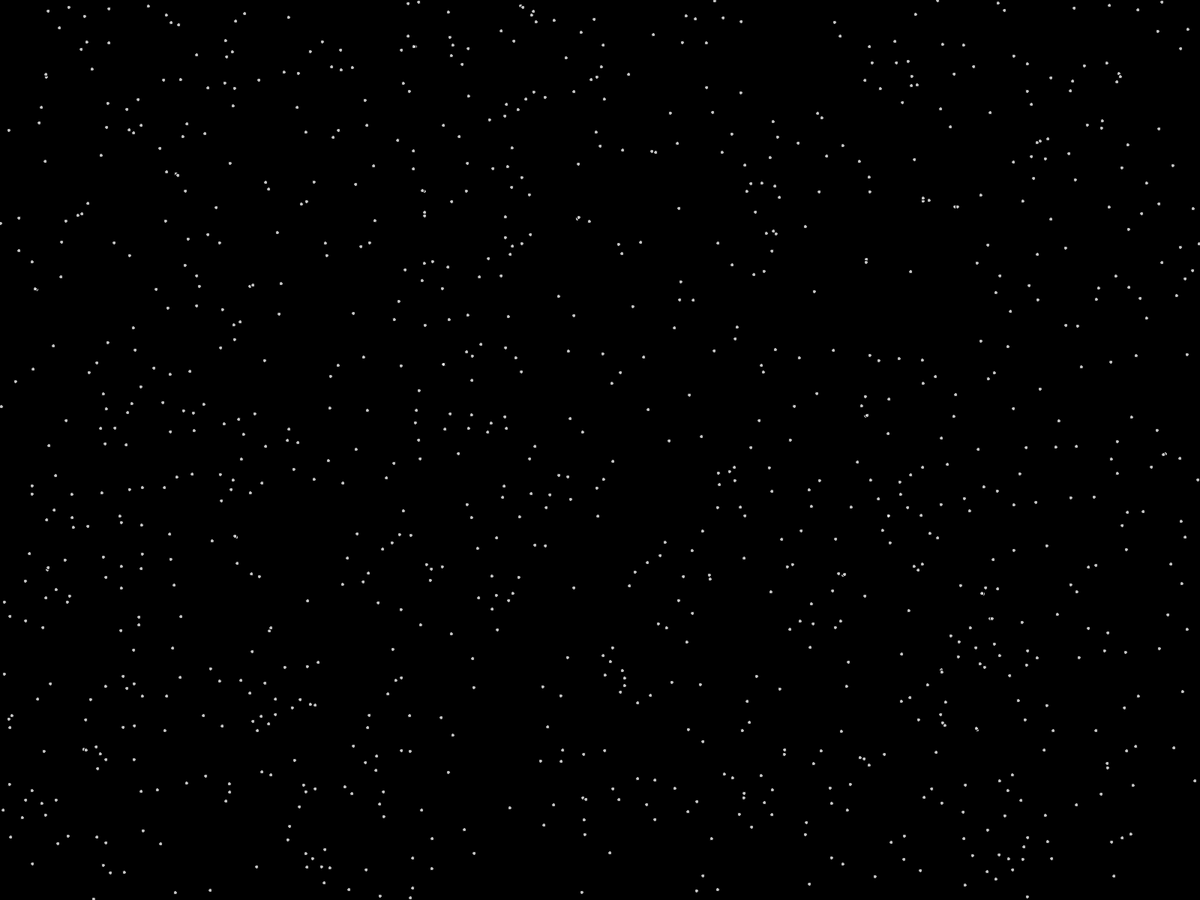
Frame 1 (no input)
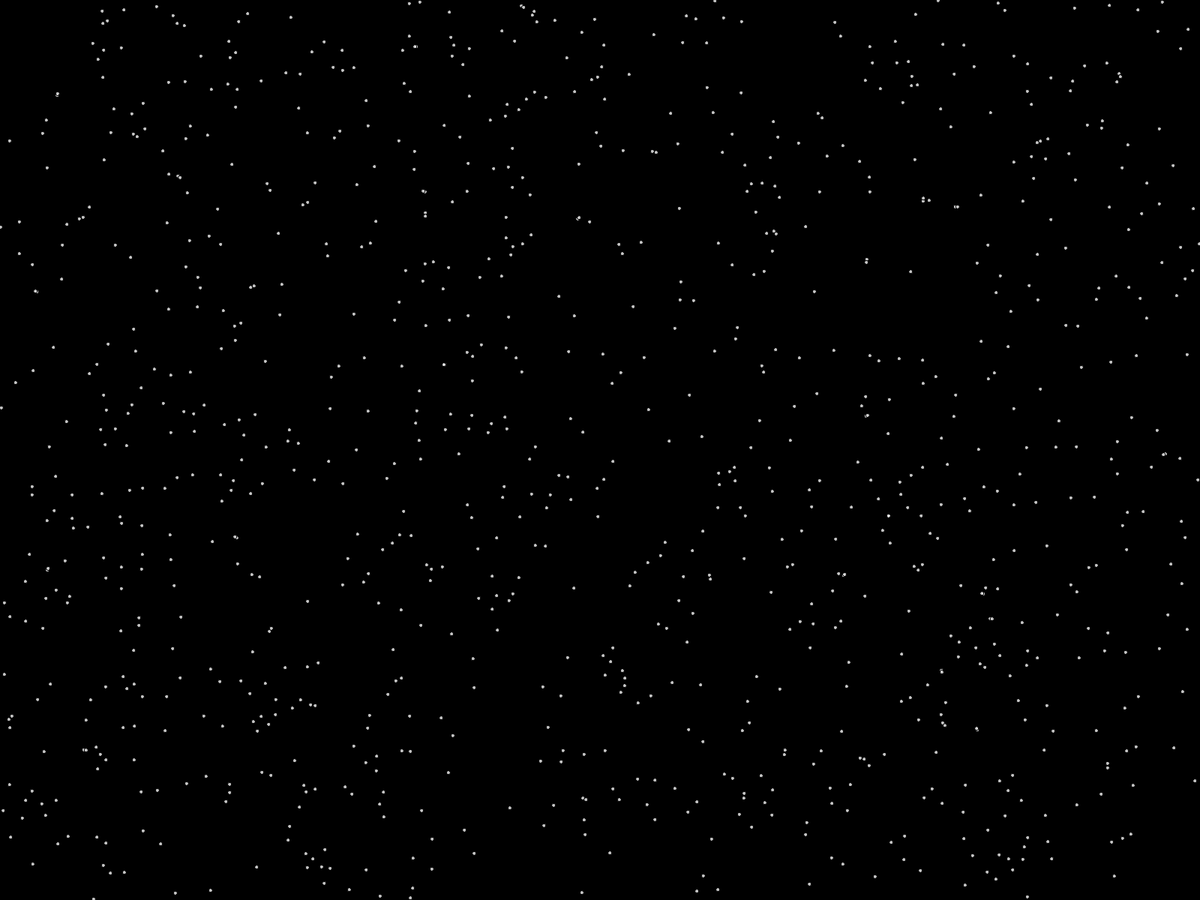
Frame 60 (the mouse pressed at the canvas centre just before this capture)
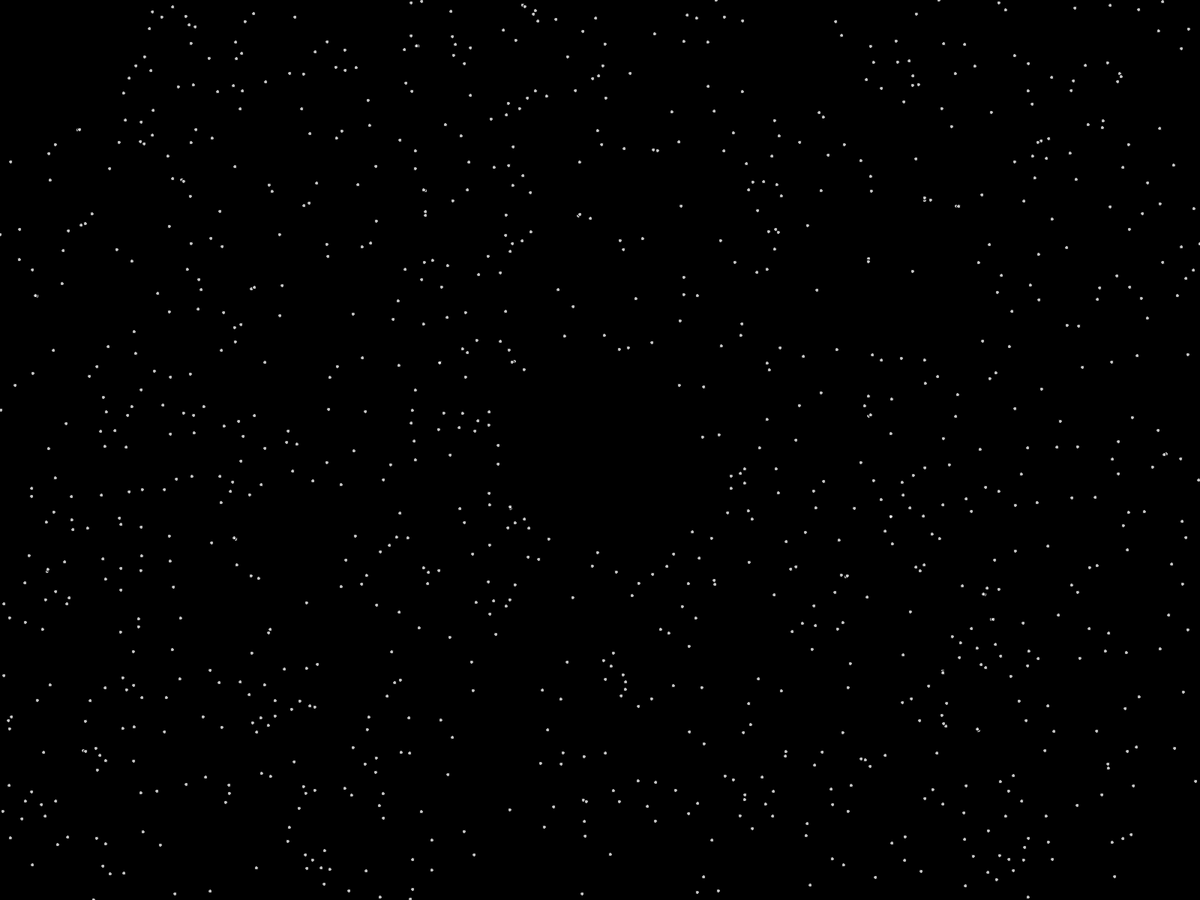
Frame 120 (the mouse held since frame 60 and released just before this capture)

The Processing sketch that drew these frames (run headless with seeded random() and noise(); from frame 60 on, the mouse is pressed at the canvas centre):

// Processing sketch: mouseBalls
// ── mouseBalls.pde
ArrayList<Particle> particles = new ArrayList<Particle>();

void setup() {
  fullScreen();
  for (int i = 0; i < 1000; i++) {
    Particle p = new Particle();
    particles.add(p);
  }
}

void draw() {
  background(0);
  
  for (int i = 0; i < particles.size(); i++) {
    Particle p = particles.get(i);
    p.update();
    p.show();
    attract(p);
  }
}

void attract(Particle p) {
  float d = dist(mouseX, mouseY, p.pos.x, p.pos.y);
  d = (50 * 5) / (d * d);
  d = constrain(d, 0, 0.1);
  PVector gravitationalPull = new PVector(mouseX, mouseY);
  PVector a = new PVector(p.pos.x, p.pos.y);
  gravitationalPull.sub(a);
  gravitationalPull.setMag(-d);
  p.apply(gravitationalPull);
}

// ── particles.pde
class Particle {
  PVector pos = new PVector(random(0, width), random(0, height));
  PVector vel = new PVector(0, 0);

  void show() {
    fill(255, 200);
    circle(pos.x, pos.y, 5);
  }
  
  void update() {
    pos.add(vel);
    vel.limit(5);
  }
  
  void apply(PVector force) {
    vel.add(force);
  }
}
